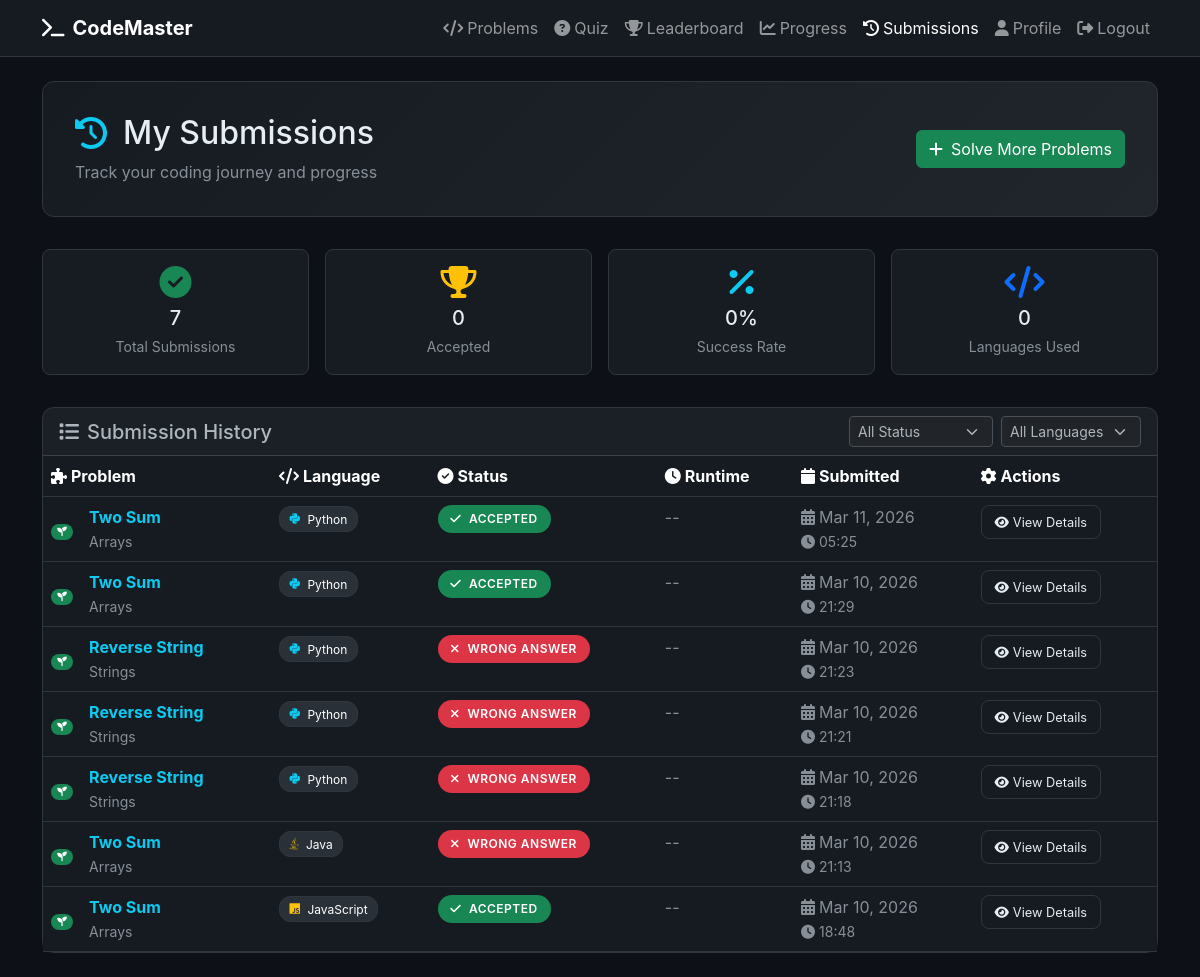
The page /submissions/ (signed in) on the database as committed earlier.
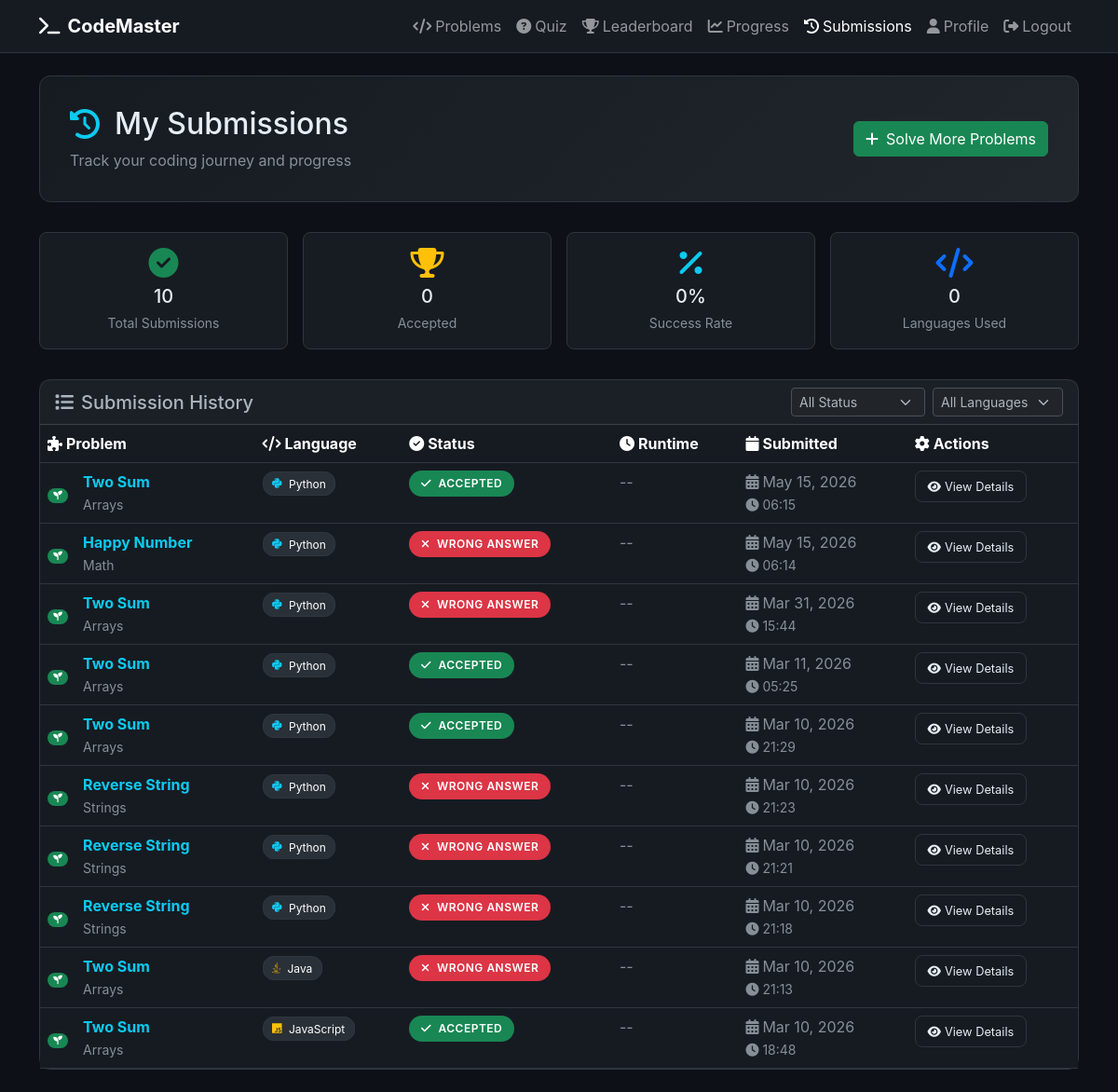
The same page on the database as committed later.
### submissions/models.py (models this page shows, shortened)
class Submission(models.Model):
    STATUS_CHOICES = [
        ('pending', 'Pending'),
        ('accepted', 'Accepted'),
        ('wrong_answer', 'Wrong Answer'),
        ('time_limit_exceeded', 'Time Limit Exceeded'),
        ('runtime_error', 'Runtime Error'),
        ('compilation_error', 'Compilation Error'),
    ]
    LANGUAGE_CHOICES = [
        ('python', 'Python'),
        ('java', 'Java'),
        ('javascript', 'JavaScript'),
    ]
    user = models.ForeignKey(User, on_delete=models.CASCADE)
    problem = models.ForeignKey(Problem, on_delete=models.CASCADE)
    code = models.TextField()
    language = models.CharField(max_length=20, choices=LANGUAGE_CHOICES)
    status = models.CharField(max_length=20, choices=STATUS_CHOICES, default='pending')
    runtime = models.FloatField(null=True, blank=True)
    memory_used = models.IntegerField(null=True, blank=True)
    submitted_at = models.DateTimeField(auto_now_add=True)
    ai_explanation = models.TextField(blank=True)
    class Meta:
        indexes = [
            models.Index(fields=['user', 'problem']),
            models.Index(fields=['status']),
        ]
        ordering = ['-submitted_at']

### problems/models.py (models this page shows, shortened)
class Problem(models.Model):
    DIFFICULTY_CHOICES = [
        ('easy', 'Easy'),
        ('medium', 'Medium'),
        ('hard', 'Hard'),
    ]
    title = models.CharField(max_length=200)
    slug = models.SlugField(unique=True)
    description = models.TextField()
    difficulty = models.CharField(max_length=10, choices=DIFFICULTY_CHOICES)
    category = models.ForeignKey(Category, on_delete=models.CASCADE)
    created_at = models.DateTimeField(auto_now_add=True)
    updated_at = models.DateTimeField(auto_now=True)
    class Meta:
        indexes = [
            models.Index(fields=['difficulty']),
            models.Index(fields=['category']),
        ]

class Category(models.Model):
    name = models.CharField(max_length=100, unique=True)
    description = models.TextField(blank=True)
    class Meta:
        verbose_name_plural = "Categories"
    def __str__(self):
        return self.name

### submissions/views.py (the view)
# urls.py: path('', views.submission_list, name='list'),
@login_required
def submission_list(request):
    submissions = Submission.objects.filter(user=request.user).order_by('-submitted_at')
    return render(request, 'submissions/list.html', {'submissions': submissions})

### templates/submissions/list.html (shortened to what the changed rows need)
<!DOCTYPE html>
<html lang="en" data-bs-theme="dark">
<head>
    <link href="https://cdn.jsdelivr.net/npm/bootstrap@5.3.0/dist/css/bootstrap.min.css" rel="stylesheet">
    <link href="https://cdnjs.cloudflare.com/ajax/libs/font-awesome/6.4.0/css/all.min.css" rel="stylesheet">
</head>
<body>
    <div class="container py-4">
        <div class="submissions-header">
            <div class="d-flex align-items-center justify-content-between">
                <div>
                    <h2 class="mb-2 d-flex align-items-center">
                        <i class="fas fa-history me-3 text-info"></i>My Submissions
                    </h2>
                </div>
            </div>
        </div>
        <div class="stats-grid">
            <div class="stat-item">
                <i class="fas fa-check-circle text-success fa-2x mb-2"></i>
                <h5 class="mb-1">{{ submissions|length }}</h5>
                <small class="text-muted">Total Submissions</small>
            </div>
        </div>
        <div class="card">
            <div class="table-responsive">
                <table class="table table-dark table-hover mb-0">
                    <thead>
                        <tr>
                            <th><i class="fas fa-puzzle-piece me-1"></i>Problem</th>
                            <th><i class="fas fa-code me-1"></i>Language</th>
                            <th><i class="fas fa-check-circle me-1"></i>Status</th>
                            <th><i class="fas fa-clock me-1"></i>Runtime</th>
                            <th><i class="fas fa-calendar me-1"></i>Submitted</th>
                            <th><i class="fas fa-cog me-1"></i>Actions</th>
                        </tr>
                    </thead>
                    <tbody>
                        {% for submission in submissions %}
                        <tr class="submission-row">
                            <td>
                                <div class="d-flex align-items-center">
                                    <div class="me-3">
                                        <span class="badge rounded-pill
                                            {% if submission.problem.difficulty == 'easy' %}bg-success
                                            {% elif submission.problem.difficulty == 'medium' %}bg-warning text-dark
                                            {% else %}bg-danger{% endif %}" style="font-size: 0.6rem;">
                                            {% if submission.problem.difficulty == 'easy' %}<i class="fas fa-seedling"></i>
                                            {% elif submission.problem.difficulty == 'medium' %}<i class="fas fa-star"></i>
                                            {% else %}<i class="fas fa-fire"></i>{% endif %}
                                        </span>
                                    </div>
                                    <div>
                                        <a href="/problems/{{ submission.problem.slug }}/" class="text-decoration-none text-info fw-bold">
                                            {{ submission.problem.title }}
                                        </a>
                                        <br><small class="text-muted">{{ submission.problem.category|title }}</small>
                                    </div>
                                </div>
                            </td>
                            <td>
                                <span class="language-badge">
                                    {% if submission.language == 'python' %}<i class="fab fa-python me-1 text-info"></i>
                                    {% elif submission.language == 'java' %}<i class="fab fa-java me-1 text-warning"></i>
                                    {% elif submission.language == 'javascript' %}<i class="fab fa-js me-1 text-warning"></i>
                                    {% else %}<i class="fas fa-code me-1"></i>{% endif %}
                                    {{ submission.get_language_display }}
                                </span>
                            </td>
                            <td>
                                <span class="status-badge
                                    {% if submission.status == 'accepted' %}bg-success
                                    {% elif submission.status == 'wrong_answer' %}bg-danger
                                    {% elif submission.status == 'runtime_error' %}bg-warning text-dark
                                    {% elif submission.status == 'time_limit_exceeded' %}bg-info text-dark
                                    {% else %}bg-secondary{% endif %}">
                                    {% if submission.status == 'accepted' %}<i class="fas fa-check me-1"></i>
                                    {% elif submission.status == 'wrong_answer' %}<i class="fas fa-times me-1"></i>
                                    {% elif submission.status == 'runtime_error' %}<i class="fas fa-exclamation-triangle me-1"></i>
                                    {% elif submission.status == 'time_limit_exceeded' %}<i class="fas fa-clock me-1"></i>
                                    {% else %}<i class="fas fa-question me-1"></i>{% endif %}
                                    {{ submission.get_status_display }}
                                </span>
                            </td>
                            <td>
                                {% if submission.runtime %}
                                    <span class="badge bg-dark border">
                                        <i class="fas fa-stopwatch me-1"></i>{{ submission.runtime }}ms
                                    </span>
                                {% else %}
                                    <span class="text-muted">--</span>
                                {% endif %}
                            </td>
                            <td>
                                <div class="text-muted">
                                    <i class="fas fa-calendar-alt me-1"></i>{{ submission.submitted_at|date:"M d, Y" }}
                                    <br><small><i class="fas fa-clock me-1"></i>{{ submission.submitted_at|date:"H:i" }}</small>
                                </div>
                            </td>
                            <td>
                                <a href="/submissions/{{ submission.id }}/" class="btn btn-view">
                                    <i class="fas fa-eye me-1"></i>View Details
                                </a>
                            </td>
                        </tr>
                        {% endfor %}
                    </tbody>
                </table>
            </div>
        </div>
    </div>
</body>
</html>

Rows that differ between the two databases and show on the page:
added Submission: problem "Two Sum", problem.category "Arrays", language "Python", status "ACCEPTED", submitted_at "May 15, 2026", submitted_at "06:15"
added Submission: problem "Happy Number", problem.category "Math", language "Python", status "WRONG ANSWER", submitted_at "May 15, 2026", submitted_at "06:14"
added Submission: problem "Two Sum", problem.category "Arrays", language "Python", status "WRONG ANSWER", submitted_at "Mar 31, 2026", submitted_at "15:44"
Other text that changed with them:
{{ submissions|length }}: "7" → "10"
